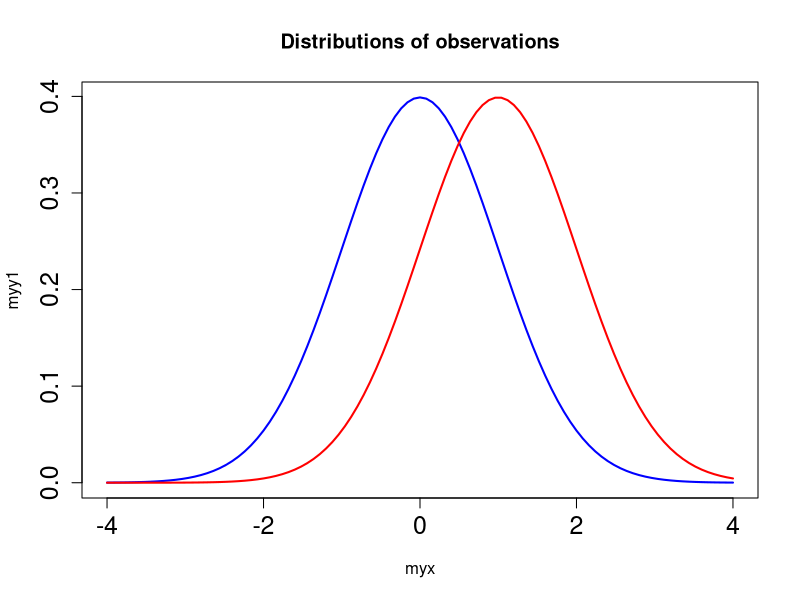
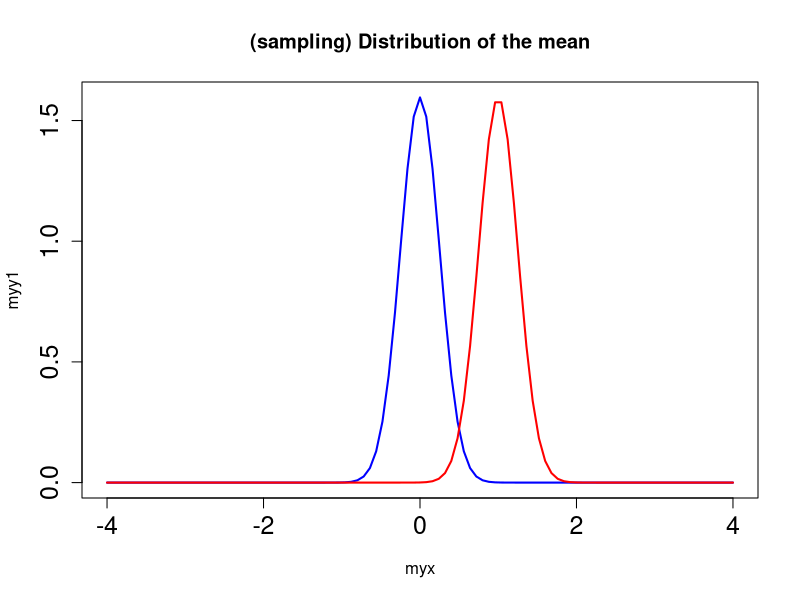
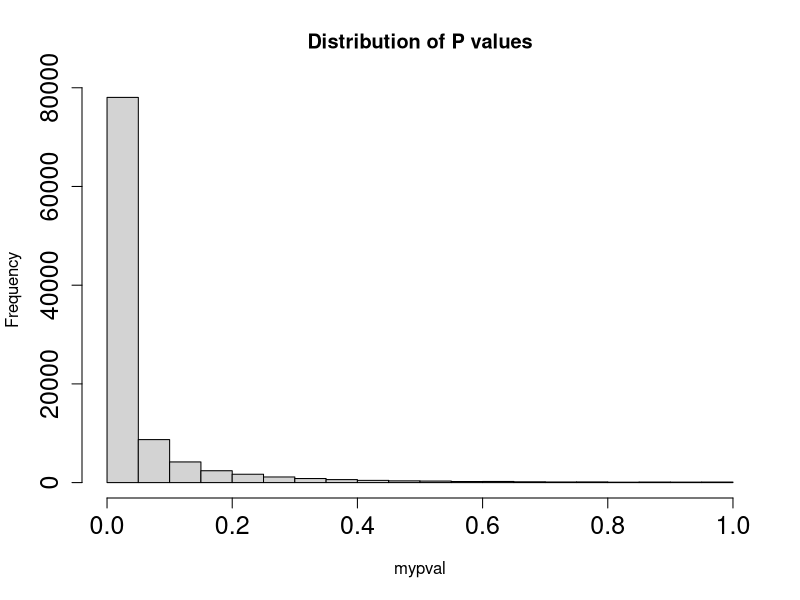
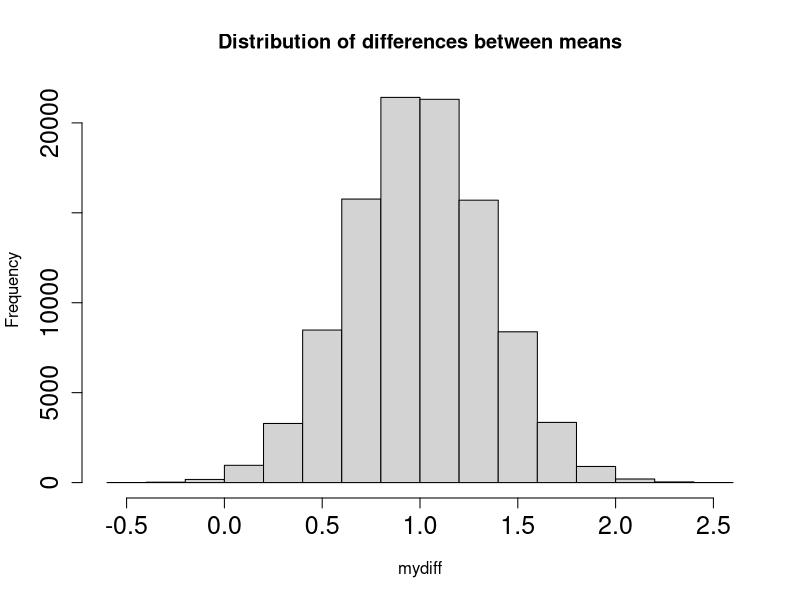

These figures' R source, in order:
#!/usr/bin/env Rscript
# This is David Colquhoun's script
# for simulations based on his 2014 p-value paper.
# entitled: "An investigation of the false discovery rate and the misinterpretation of p-values"
# script is here: http://www.dcscience.net/files/two_sample-simulation.R
#  of course i have editted. and more importantly, annotated
#Two_mean_simulation
library(MASS)
library(Cairo)

#START INPUTS
mynsim <- 100000  #number of simulatiobs to run

#set mean and SD for sample 1 and sample 2
#These values give 
#power=0.45 with n=8 and
#power=0.8 with n=16
mymu1 <- 0
mysd1 <- 1
mymu2 <- 1
mysd2 <- 1

myn <- 16    #number of obs per sample
outfile <- "colrun1.txt" #name for output file

#set min and max P values for "significance"
myPmin <- 0.0
myPmax <- 0.05  #plot the distribustions for control (sample 1) and treatemett (sample2)

#END OF INPUTS

# For background, we look at the population, independently of the samples we will take later.
myxmin <- mymu1-4*mysd1
myxmax <- mymu1+4*mysd1
myinc <- (myxmax-myxmin)/100
myx <- seq(from = myxmin,to=myxmax,by=myinc)
myy1 <- dnorm(myx,mean=mymu1,sd=mysd1)
myy2 <- dnorm(myx,mean=mymu2,sd=mysd2)
# plot
CairoPNG("colq0.png", 800, 800)
plot(myx,myy1,type="l",col="blue",cex.axis=1.5,lwd=2,main="Distributions of observations")
lines(myx,myy2,col="red",lwd=2)
dev.off()

# of course, we can only take myn sample, so we're going to look at the
# limitations this causes us, 
#plot distributions  of means for sample1 and 2
#myxmin=mymu1-1*mysd1
#myxmax=mymu1+1*mysd1
#myinc=(myxmax-myxmin)/100
# myx <- seq(from = myxmin,to=myxmax,by=myinc) # done already.
mysdm1 <- mysd1/sqrt(myn) # usual formula for sd of sampling distri fo the sample mean.
mysdm2 <- mysd2/sqrt(myn)
myy1 <- dnorm(myx,mean=mymu1,sd=mysdm1)
myy2 <- dnorm(myx,mean=mymu2,sd=mysdm2)

# we'll just visualize this also:
CairoPNG("colq1.png", 800, 800)
plot(myx,myy1,type="l",col="blue",cex.axis=1.5,lwd=2,main="(sampling) Distribution of the mean")
lines(myx,myy2,col="red",lwd=2)
dev.off()

#end of distribution plotting
# that was just for general familiarisation

mycor <- 0.   #correlation = 0
#set covariance matrix
myvar1 <- mysd1^2
myvar2 <- mysd2^2
mysigma <- matrix(c(myvar1, mycor, mycor, myvar2), 2, 2) # prob. [[1,0],[0,1]]

#initialisations & allocations
mymean <- c(mymu1,mymu2)
mytruediff <- mymean[2]-mymean[1]
mypval <- vector(length=mynsim)
mypval[1:mynsim] <- 0
#mypval
# CI conf interval
myloCI <- vector(length=mynsim)
myloCI[1:mynsim] <- 0
myhiCI <- vector(length=mynsim)
myhiCI[1:mynsim] <- 0
mydiff <- vector(length=mynsim)
mydiff[1:mynsim] <- 0
#myloCI
#myhiCI
#mydiff
mynsig <- 0  #counts number of pval between and myPmax =0.0

# set random number generator seed so sequence repeats
#set.seed(1941)
for(myr in c(1:mynsim)) {
  #simulate 2D data
  mydata <- mvrnorm(n=myn, mymean, mysigma)
  mylabels <- c('group1','group2') 
  colnames(mydata) <- mylabels #Assign labels to columns of simulated data
  # summary(mydata)
  mysampA <- mydata[1:myn,1]
  mysampB <- mydata[1:myn,2]
  
  #test ny using Cusney data each timw
  #mysampA <- c(0.7,-1.6,-0.2,-1.2,-0.1,3.4,3.7,0.8,0.0,2)
  #mysampB <- c(1.9,0.8,1.1,0.1,-0.1,4.4,5.5,1.6,4.6,3.4)
  #end of temp data reset
  myresult <- t.test(mysampB, mysampA, alternative="two.sided", paired=F, var.equal=T, conf.level=.95)
  mydiff[myr] <- myresult$estimate[1]-myresult$estimate[2]
  myp <- myresult$p.value
  mypval[myr] <- myp 
  myloCI[myr] <- myresult$conf.int[1]
  myhiCI[myr] <- myresult$conf.int[2]
  if (myp > myPmin & myp <= myPmax)
      mynsig <- mynsig+1
}

#plot histogram of P values
CairoPNG("colq2.png", 800, 800)
mydat <- hist(mypval,breaks=20,xlim=range(0:1),cex.axis=1.5,main="Distribution of P values")
show(mydat)
dev.off()
#mydiff
# summary(mypval)
# str(mydat)

#plot histo of differences between means
# mydat$counts
CairoPNG("colq3.png", 800, 800)
mydat1 <- hist(mydiff,breaks=20,cex.axis=1.5,main="Distribution of differences between means")
show(mydat)
dev.off()
# mydat1$counts
#myloCI

#myhiCI
myCI <- cbind(myloCI,myhiCI)
# mynsig
#Check mynsig from final 
#mypval[4] <- 0.2  #test
mynsig <- 0
mysumdiff <- 0
#values to limit highly sig,...non-sig
my001 <- 0  #counts number of P<0.001
my01 <- 0  #counts number of 0.001<P<0.01
my05 <- 0  #counts number of 0.01<P<0.05
myns <- 0  #counts number of P>0.05 "non sig"

for (myr in c(1:mynsim)) {
  myp <- mypval[myr]
  myd <- mydiff[myr]  
  if (myp > myPmin & myp <= myPmax) {
    mynsig <- mynsig+1
    mysumdiff <- mysumdiff+myd
  }
  if(myp <= 0.001 )
     my001 <- my001+1 
  if(myp > 0.001 & myp <= 0.01)
      my01 <- my01+1
  if(myp > 0.01 & myp <= 0.05)
      my05 <- my05+1
  if(myp > 0.05) myns=myns+1
}
# mynsig
mymeandiff <- mysumdiff/mynsig
# mymeandiff   #mean observed difference for expts with Pmin<P<=Pmax
# mytruediff

#count also the fraction of "significant" results that are
#followed by a "non-sig' result 
# where "signifant" means P<= 0.05 OR 0.01
myn05 <- 0    #counts number of sig - non sig pairs for P=0.05
myn051 <- 0   # counts number of sig-sig pairs
myn01 <- 0    #counts number of sig-non sig pairs for P=0.05
myn011 <- 0    #counts number of sig - sig pairs for P=0.05
mynsim1 <- mynsim-1
for (myr in c(1:mynsim1)) {
  myp <- mypval[myr]
  myp1 <- mypval[myr+1]  
  if(myp <= 0.05 & myp1 > 0.05)
      myn05 <- myn05+1
  if(myp <= 0.05 & myp1 <= 0.05)
      myn051 <- myn051+1
  if(myp <= 0.01 & myp1 > 0.01)
      myn01 <- myn01+1
  if(myp <= 0.01 & myp1 <= 0.01)
      myn011 <- myn011+1
}
# myn05
# myn01
#power calculations
mysiglev <- myPmax
mypower1 <- power.t.test(n=myn,sd=mysd1,delta=mytruediff,sig.level=mysiglev,type="two.sample",power=NULL)
# mypower1
mypower <- mypower1$power
mysig <- mypower1$sig.level

#write results to a file (use 'cat' not 'write' to output list 

cat("INPUTS","\n",file=outfile,append=FALSE)
cat("number of simulation = ",mynsim,"\n",file=outfile,append=TRUE)
cat("number obs per sample = ",myn,"\n",file=outfile,append=TRUE)
cat("true mean for sample 1 = ",mymu1,"\n",file=outfile,append=TRUE)
cat("true mean for sample 2 = ",mymu2,"\n",file=outfile,append=TRUE)
cat("true SD (same for both samples) = ",mysd1,"\n",file=outfile,append=TRUE)
cat("Sig if P is between Pmin and Pmax = ",myPmin," to ",myPmax,"\n",file=outfile,append=TRUE)

cat("\n","OUTPUTS","\n",file=outfile,append=TRUE)
cat("power = ",mypower,"for P = ",mysig,"\n",file=outfile,append=TRUE)
cat("\n","Number of 'sig' differences (P between Pmin-Pmax) = ",mynsig," = ",100*mynsig/mynsim," percent","\n",file=outfile,append=TRUE)
cat("Number of P <= 0.001 = ",my001,"   = ",100*my001/mynsim," percent","\n",file=outfile,append=TRUE)
cat("Number of 0.001 < P <= 0.01 = ",my01,"   = ",100*my01/mynsim," percent","\n",file=outfile,append=TRUE)
cat("Number of 0.01 < P <= 0.05 = ",my05,"   = ",100*my05/mynsim," percent","\n",file=outfile,append=TRUE)
cat("Number of P > 0.05 = ",myns,"   = ",100*myns/mynsim," percent","\n",file=outfile,append=TRUE)
cat("Number of P <+ 0.05 = ",mynsim-myns,"   = ",100*(mynsim-myns)/mynsim," percent","\n",file=outfile,append=TRUE)
cat("\n","Obs diff bet means for 'sig' results = ",mymeandiff," True value = ",mytruediff,"\n",file=outfile,append=TRUE)

cat("\n","Number of times sig is followed by non-sig (P=0.05) = ",myn05," = ",100*myn05/(myn05+myn051)," percent","\n",file=outfile,append=TRUE)
cat("Number of times sig is followed by sig (P=0.05) = ",myn051," = ",100*myn051/(myn05+myn051)," percent","\n",file=outfile,append=TRUE)
cat("Number of times sig is followed by non-sig (P=0.01) = ",myn01," = ",100*myn01/(myn01+myn011)," percent","\n",file=outfile,append=TRUE)
cat("Number of times sig is followed by sig (P=0.01) = ",myn011," = ",100*myn011/(myn01+myn011)," percent","\n",file=outfile,append=TRUE)
